Frame 1 (no input): blank canvas, image omitted
Frame 60 (no input): blank canvas, image omitted
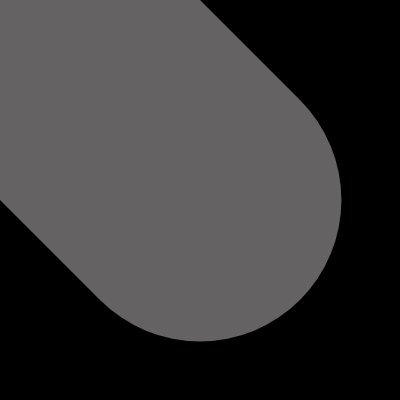
Frame 120 (the mouse pressed at the canvas centre since frame 60)

The p5.js sketch whose frames 1 and 60 were blank and that drew this single picture after the mouse press (run headless with seeded random() and noise() and a simulated clock; from frame 60 on, the mouse is pressed at the canvas centre):

// p5.js sketch
// ── sketch.js
var col;
var weight;
function setup() {
  createCanvas(400, 400);
  background(0);
  col = color(255,250,250,100);
  
}

function draw() {
  //noStroke();
  //ellipse(mouseX, mouseY, 50);
  
  weight = dist(mouseX, mouseY, pmouseX, pmouseY);
  strokeWeight(weight);
  stroke(col)
  line(mouseX, mouseY, pmouseX, pmouseY);
}
